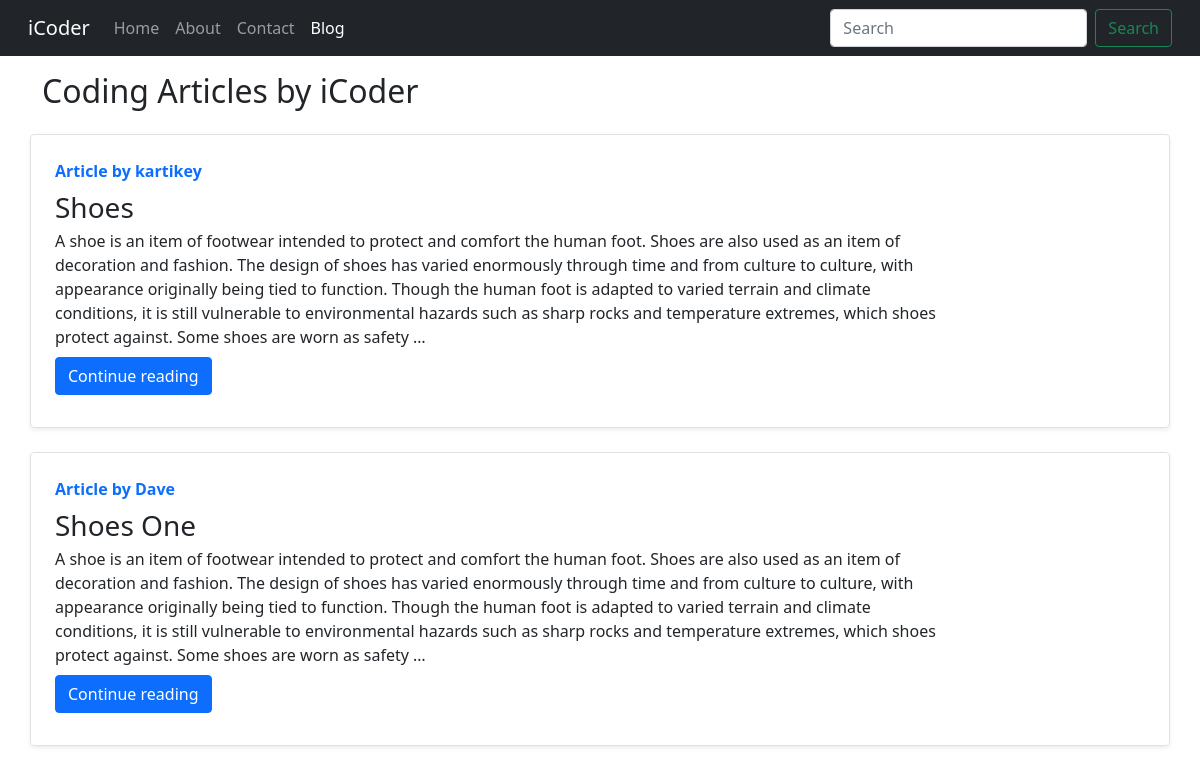
Screenshot of /blog/ with the database file from the repository.
### blog/models.py (models this page shows, shortened)
class Post(models.Model):
    sno=models.AutoField(primary_key=True)
    title=models.CharField(max_length=255)
    content=models.TextField()
    author=models.CharField(max_length=500)
    content=models.TextField()
    slug=models.CharField( max_length=130)
    timeStamp=models.DateField(blank=True)

### blog/views.py (the view)
# urls.py: path('',views.bloghome,name='bloghome'),
def bloghome(request):
    allPosts=Post.objects.all()
    context={'allPosts':allPosts}
    return render(request,'blog/blogHome.html',context)

### templates/blog/blogHome.html (shortened to what this page needs)
{% extends 'base.html' %}
{% block blogactive %} active {% endblock blogactive %}
{% block body %}
<div class="container my-3">
    <h2>Coding Articles by iCoder</h2>
    {% for post in allPosts  %}
    <div class="row no-gutters border rounded overflow-hidden flex-md-row mb-4 shadow-sm h-md-250 my-4 position-relative">
        <div class="col p-4 d-flex flex-column position-static">
            <strong class="d-inline-block mb-2 text-primary">Article  by {{post.author}}</strong>
            <h3 class="mb-0">{{post.title}}</h3>
            <p class="card-text mb-auto">{{post.content| truncatechars:500}}</p>
            <div class="my-2">
            	<a href="/blog/{{post.slug}}" role="button" class="btn btn-primary">Continue reading</a>
            </div>
        </div>
        <div class="col-auto d-none d-lg-block">
            <svg class="bd-placeholder-img" width="200" height="250" xmlns="http://www.w3.org/2000/svg" preserveAspectRatio="xMidYMid slice" focusable="false" role="img" aria-label="Placeholder: Thumbnail">
                <title>Placeholder</title>
                {% comment %} <rect width="100%" height="100%" fill="#55595c"></rect><text x="50%" y="50%" fill="#eceeef" dy=".3em">Thumbnail</text> {% endcomment %}
            </svg>
        </div>
        </div>
        {% endfor %}
    </div>
 {% endblock %}

### templates/base.html (shortened to what this page needs)
<!doctype html>
<html lang="en">
  <head>
    <link rel="stylesheet" href="https://stackpath.bootstrapcdn.com/bootstrap/4.5.2/css/bootstrap.min.css">
    <link href="https://cdn.jsdelivr.net/npm/bootstrap@5.0.1/dist/css/bootstrap.min.css" rel="stylesheet">
  </head>
  <body>
    <nav class="navbar navbar-expand-lg navbar-dark bg-dark">
        <div class="container-fluid">
          <a class="navbar-brand" href="/">iCoder</a>
          <div class="collapse navbar-collapse" id="navbarSupportedContent">
            <ul class="navbar-nav me-auto mb-2 mb-lg-0">
              <li class="nav-item {% block homeactive %}{% endblock homeactive %}">
                <a class="nav-link " aria-current="page" href="#">Home</a>
              </li>
              <li class="nav-item {% block aboutactive %}{% endblock aboutactive %}">
                <a class="nav-link" href="/about">About</a>
              </li>
              <li class="nav-item {% block contactactive %}{% endblock contactactive %}">
                <a class="nav-link" href="/contact">Contact</a>
              </li>
              <li class="nav-item {% block blogactive %}{% endblock blogactive %}">
                <a class="nav-link" href="/blog">Blog</a>
              </li>
            </ul>
            <form method="get" action="/search" class="d-flex">
              <input class="form-control me-2" type="search" placeholder="Search" aria-label="Search" name='query' id='query'>
              <button class="btn btn-outline-success" type="submit">Search</button>
            </form>
          </div>
        </div>
      </nav>
        {% block body %}{% endblock body %}
  </body>
</html>

### rows the page displays
Post: author "kartikey", title "Shoes", content "A shoe is an item of footwear intended to protect and comfort the human foot. Shoes are also used as an item of decoration and fashion. The design of shoes has varied enormously through time and from culture to culture, with appearance originally being tied to function. Though the human foot is adapted to varied terrain and climate conditions, it is still vulnerable to environmental hazards such as sharp rocks and temperature extremes, which shoes protect against. Some shoes are worn as safety …"
Post: author "Dave", title "Shoes One", content "A shoe is an item of footwear intended to protect and comfort the human foot. Shoes are also used as an item of decoration and fashion. The design of shoes has varied enormously through time and from culture to culture, with appearance originally being tied to function. Though the human foot is adapted to varied terrain and climate conditions, it is still vulnerable to environmental hazards such as sharp rocks and temperature extremes, which shoes protect against. Some shoes are worn as safety …"
